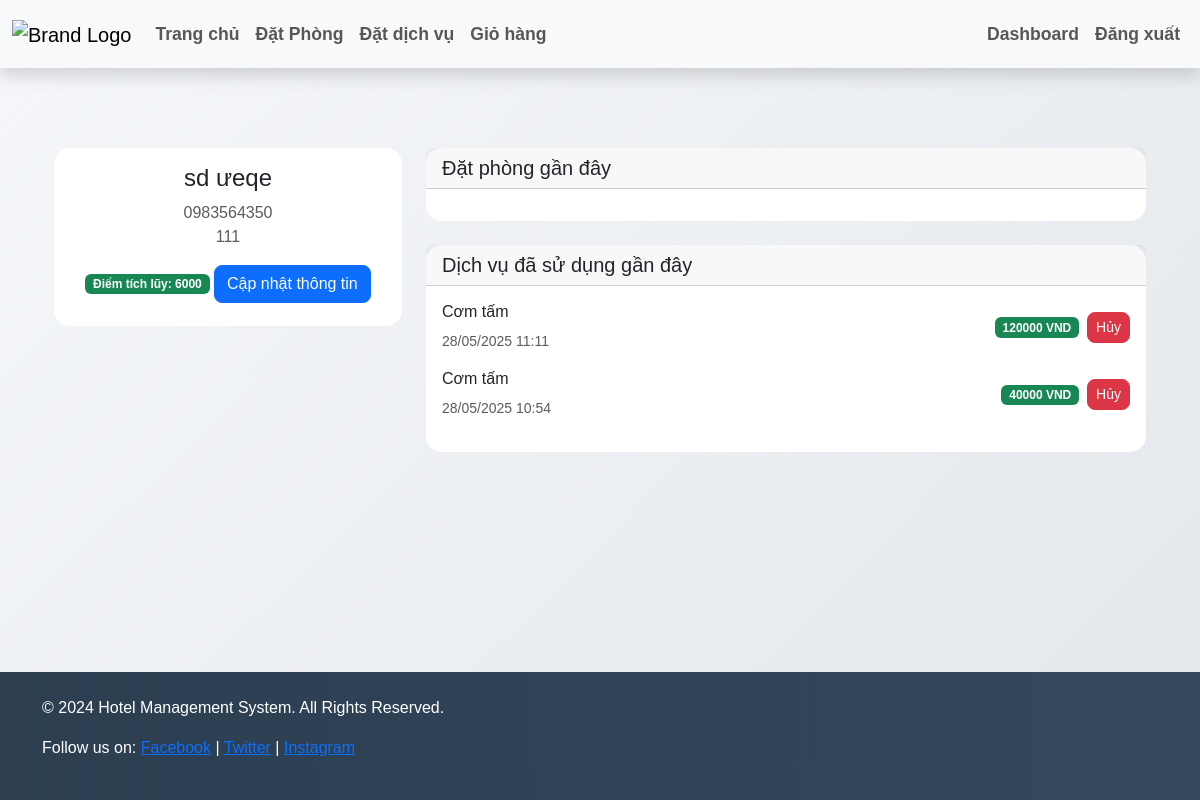
The page /dashboard/ (signed in) on the database as committed earlier.
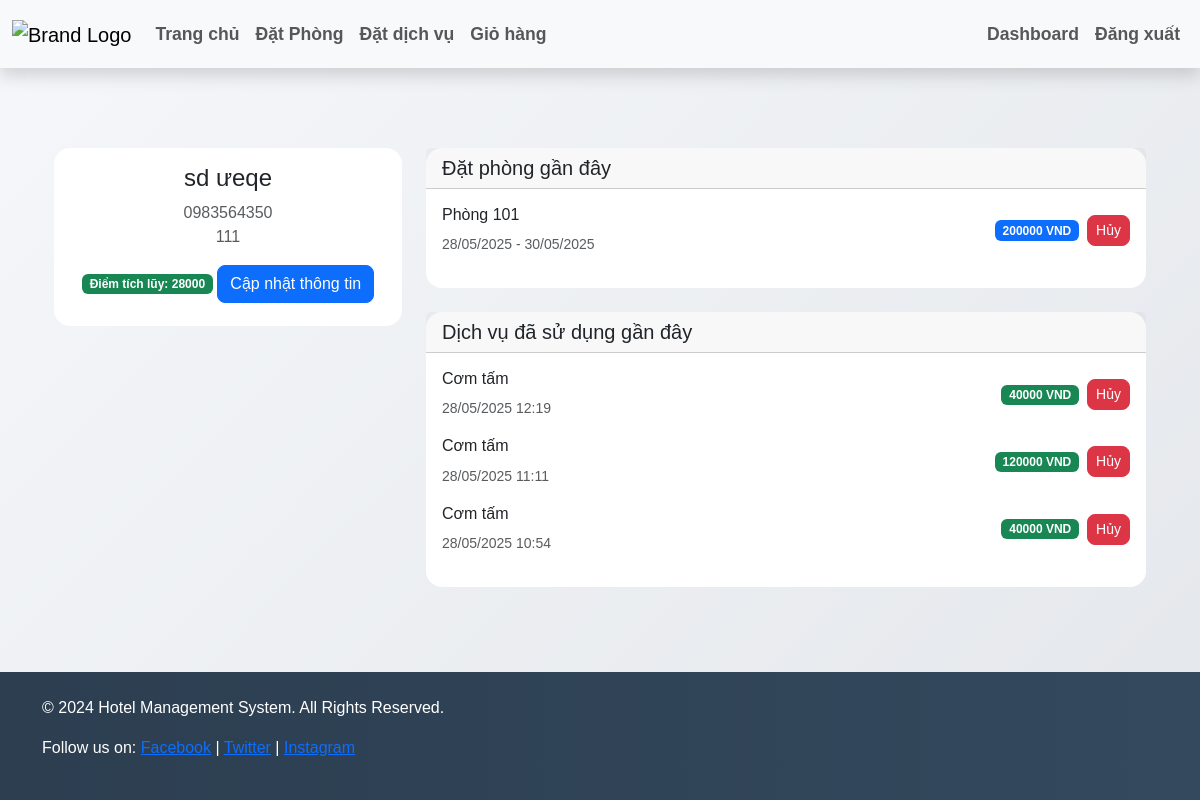
The same page on the database as committed later.
### hotel/models.py (models this page shows, shortened)
class Profile(models.Model):
    user = models.OneToOneField(settings.AUTH_USER_MODEL, on_delete=models.CASCADE)
    phone = models.CharField(max_length=15, blank=True)
    address = models.TextField(blank=True)
    birthdate = models.DateField(null=True, blank=True)
    avatar = models.URLField(max_length=200, blank=True)
    loyalty_points = models.IntegerField(default=0)

class BaseBooking(models.Model):
    user = models.ForeignKey(settings.AUTH_USER_MODEL, on_delete=models.CASCADE)
    total_price = models.DecimalField(max_digits=12, decimal_places=0, blank=True, null=True)
    class Meta:
        abstract = True

class ServiceBooking(BaseBooking):
    id = models.AutoField(primary_key=True)
    service = models.ForeignKey(Service, on_delete=models.CASCADE)
    quantity = models.PositiveIntegerField(default=1)
    time_call = models.DateTimeField(auto_now_add=True)

class Service(models.Model):
    SERVICE_CATEGORIES = (
        ('FOOD', 'FOOD'),
        ('DRINK', 'DRINK'),
        ('SPA', 'SPA')
    )
    id = models.AutoField(primary_key=True)
    service_name = models.CharField(max_length=100)
    service_type = models.CharField(max_length=5, choices=SERVICE_CATEGORIES)
    price = models.DecimalField(max_digits=12, decimal_places=0)
    image_url = models.URLField(max_length=200, blank=True, null=True)

class Booking(BaseBooking):
    id = models.AutoField(primary_key=True)
    room = models.ForeignKey(Room, on_delete=models.CASCADE)
    check_in = models.DateTimeField()
    check_out = models.DateTimeField()

class Room(models.Model):
    ROOM_CATEGORIES = (
        ('SGL', 'SINGLE'),
        ('TWN', 'TWIN'),
        ('DBL', 'DOUBLE'),
        ('TPL', 'TRIPLE')
    )
    id = models.AutoField(primary_key=True)
    number = models.IntegerField()
    category = models.CharField(max_length=3, choices=ROOM_CATEGORIES)
    beds = models.IntegerField()
    price = models.DecimalField(max_digits=12, decimal_places=0)
    image_url = models.URLField(max_length=200, blank=True, null=True)

### hotel/views.py (the view)
# urls.py: path('dashboard/', views.UserDashboardView.as_view(), name='dashboard'),
class UserDashboardView(LoginRequiredMixin, TemplateView):
    template_name = 'hotel/dashboard.html'
    def get_context_data(self, **kwargs):
        context = super().get_context_data(**kwargs)
        user = self.request.user
        context['profile'] = Profile.objects.get_or_create(user=user)[0]
        context['recent_bookings'] = Booking.objects.filter(user=user).order_by('-check_in')[:5]
        context['recent_services'] = ServiceBooking.objects.filter(user=user).order_by('-time_call')[:5]
        return context

### hotel/templates/hotel/dashboard.html (shortened to what this page needs)
{% extends 'hotel/base.html' %}
{% block body %}
<div class="container py-4">
    <div class="row">
        <div class="col-md-4">
            <div class="card mb-4 hover-effect">
                <div class="card-body text-center">
                    <h4>{{ user.get_full_name|default:user.username }}</h4>
                    <p class="text-muted">
                        {{ profile.phone }}<br>
                        {{ profile.address }}
                    </p>
                    <p class="badge bg-success">Điểm tích lũy: {{ profile.loyalty_points }}</p>
                    <a href="{% url 'hotel:profile' %}" class="btn btn-primary">Cập nhật thông tin</a>
                </div>
            </div>
        </div>
        <div class="col-md-8">
            <div class="card mb-4">
                <div class="card-header">
                    <h5 class="card-title mb-0">Đặt phòng gần đây</h5>
                </div>
                <div class="card-body">
                    {% for booking in recent_bookings %}
                        <div class="d-flex align-items-center mb-3">
                            <div class="flex-grow-1">
                                <h6>Phòng {{ booking.room.number }}</h6>
                                <small class="text-muted">
                                    {{ booking.check_in|date:"d/m/Y" }} - {{ booking.check_out|date:"d/m/Y" }}
                                </small>
                            </div>
                            <div class="d-flex align-items-center">
                                <span class="badge bg-primary me-2">{{ booking.total_price }} VND</span>
                                <form action="{% url 'hotel:delete_booking' booking.pk %}" method="post" class="mb-0">
                                    <button type="submit" class="btn btn-danger btn-sm"
                                            onclick="return confirm('Bạn có chắc chắn muốn hủy đặt phòng này không?');">
                                        Hủy
                                    </button>
                                </form>
                            </div>
                        </div>
                    {% endfor %}
                </div>
            </div>
            <div class="card">
                <div class="card-header">
                    <h5 class="card-title mb-0">Dịch vụ đã sử dụng gần đây</h5>
                </div>
                <div class="card-body">
                    {% for service in recent_services %}
                        <div class="d-flex align-items-center mb-3">
                            <div class="flex-grow-1">
                                <h6>{{ service.service.service_name }}</h6>
                                <small class="text-muted">{{ service.time_call|date:"d/m/Y H:i" }}</small>
                            </div>
                            <div class="d-flex align-items-center">
                                <span class="badge bg-success me-2">{{ service.total_price }} VND</span>
                                <form action="{% url 'hotel:delete_service_booking' service.pk %}" method="post" class="mb-0">
                                    <button type="submit" class="btn btn-danger btn-sm"
                                            onclick="return confirm('Bạn có chắc chắn muốn hủy dịch vụ này không?');">
                                        Hủy
                                    </button>
                                </form>
                            </div>
                        </div>
                    {% endfor %}
                </div>
            </div>
        </div>
    </div>
</div>
{% endblock %}

### hotel/templates/hotel/base.html (shortened to what this page needs)
{% load static %}
<!DOCTYPE html>
<html lang="en">
<head>
    <link href="https://cdn.jsdelivr.net/npm/bootstrap@5.3.3/dist/css/bootstrap.min.css" rel="stylesheet">
    <link rel="stylesheet" href="https://cdnjs.cloudflare.com/ajax/libs/font-awesome/6.0.0/css/all.min.css">
</head>
<body>
    <nav class="navbar navbar-expand-lg navbar-light bg-light shadow">
        <div class="container-fluid">
            <a class="navbar-brand" href="{% url 'hotel:home' %}">
                <img src="{% static 'hotel/images/brand.webp' %}" alt="Brand Logo" height="50" width="50">
            </a>
            <div class="collapse navbar-collapse" id="navbarNav">
                <ul class="navbar-nav me-auto">
                    <li class="nav-item">
                        <a class="nav-link" href="{% url 'hotel:home' %}">Trang chủ</a>
                    </li>
                        <a class="nav-link" href="{% url 'hotel:book_room' %}">Đặt Phòng</a>
                    <li class="nav-item">
                        <a class="nav-link" href="{% url 'hotel:service_booking' %}">Đặt dịch vụ</a>
                    </li>
                    <li class="nav-item">
                        <a class="nav-link" href="{% url 'hotel:cart' %}">Giỏ hàng</a>
                    </li>
                </ul>
                <ul class="navbar-nav">
                    {% if user.is_authenticated %}
                        <li class="nav-item">
                            <a class="nav-link" href="{% url 'hotel:dashboard' %}">Dashboard</a>
                        </li>
                        <li class="nav-item">
                            <a class="nav-link" href="{% url 'hotel:logout' %}">Đăng xuất</a>
                        </li>
                    {% endif %}
                </ul>
            </div>
        </div>
    </nav>
    <div class="main-content">
        <div class="container mt-4">
            {% block body %}
            {% endblock body %}
        </div>
    </div>
    <footer class="footer">
        <div class="container">
            <p>&copy; 2024 Hotel Management System. All Rights Reserved.</p>
            <p>Follow us on:
                <a href="https://facebook.com" target="_blank">Facebook</a> |
                <a href="https://twitter.com" target="_blank">Twitter</a> |
                <a href="https://instagram.com" target="_blank">Instagram</a>
            </p>
        </div>
    </footer>
</body>
</html>

### hotel/templates/hotel/base.html (style rules this page uses)
html, body { height: 100%; margin: 0; }
body { background-color: #f0f2f5; font-family: 'Poppins', sans-serif; display: flex; flex-direction: column; min-height: 100vh; background: linear-gradient(135deg, #f5f7fa 0%, #e4e7eb 100%); }
.main-content { flex: 1 0 auto; padding: 2rem 0; }
.card { transition: transform 0.3s; border: none; border-radius: 1rem; }
.navbar { box-shadow: 0 2px 15px rgba(0,0,0,.1); }
.navbar-nav .nav-link { font-size: 1.1rem; font-weight: 600; padding: 0.8rem 1.2rem; }
.footer { background: linear-gradient(to right, #2c3e50, #34495e); padding: 1.5rem 0; margin-top: auto; color: white; }
.btn { border-radius: 0.5rem; }

Rows that differ between the two databases and show on the page:
changed Profile: loyalty_points "6000" → "28000"
added Booking: room.number "101", check_in "28/05/2025", check_out "30/05/2025", total_price "200000"
added ServiceBooking: service.service_name "Cơm tấm", time_call "28/05/2025 12:19", total_price "40000"
